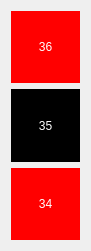
  <widget class="QWidget" name="gridLayoutWidget_12">
   <property name="geometry">
    <rect>
     <x>1750</x>
     <y>160</y>
     <width>91</width>
     <height>251</height>
    </rect>
   </property>
   <layout class="QGridLayout" name="gridLayout_12">
    <item row="6" column="0">
     <widget class="QPushButton" name="pushButton_34">
      <property name="sizePolicy">
       <sizepolicy hsizetype="Minimum" vsizetype="Preferred">
        <horstretch>0</horstretch>
        <verstretch>0</verstretch>
       </sizepolicy>
      </property>
      <property name="sizeIncrement">
       <size>
        <width>0</width>
        <height>0</height>
       </size>
      </property>
      <property name="styleSheet">
       <string notr="true">background:rgb(255, 0, 0);
border: 2 px solid;
color: white;
font: 20pt &quot;Chandas&quot;;</string>
      </property>
      <property name="text">
       <string>34</string>
      </property>
      <property name="flat">
       <bool>false</bool>
      </property>
     </widget>
    </item>
    <item row="5" column="0">
     <widget class="QPushButton" name="pushButton_35">
      <property name="sizePolicy">
       <sizepolicy hsizetype="Minimum" vsizetype="Preferred">
        <horstretch>0</horstretch>
        <verstretch>0</verstretch>
       </sizepolicy>
      </property>
      <property name="styleSheet">
       <string notr="true">background:rgb(0, 0, 0);
border: 2 px solid;
color: white;
font: 20pt &quot;Chandas&quot;;</string>
      </property>
      <property name="text">
       <string>35</string>
      </property>
     </widget>
    </item>
    <item row="3" column="0">
     <widget class="QPushButton" name="pushButton_36">
      <property name="sizePolicy">
       <sizepolicy hsizetype="Minimum" vsizetype="Preferred">
        <horstretch>0</horstretch>
        <verstretch>0</verstretch>
       </sizepolicy>
      </property>
      <property name="styleSheet">
       <string notr="true">background:rgb(255, 0, 0);
border: 2 px solid;
color: white;
font: 20pt &quot;Chandas&quot;;</string>
      </property>
      <property name="text">
       <string>36</string>
      </property>
     </widget>
    </item>
   </layout>
  </widget>
